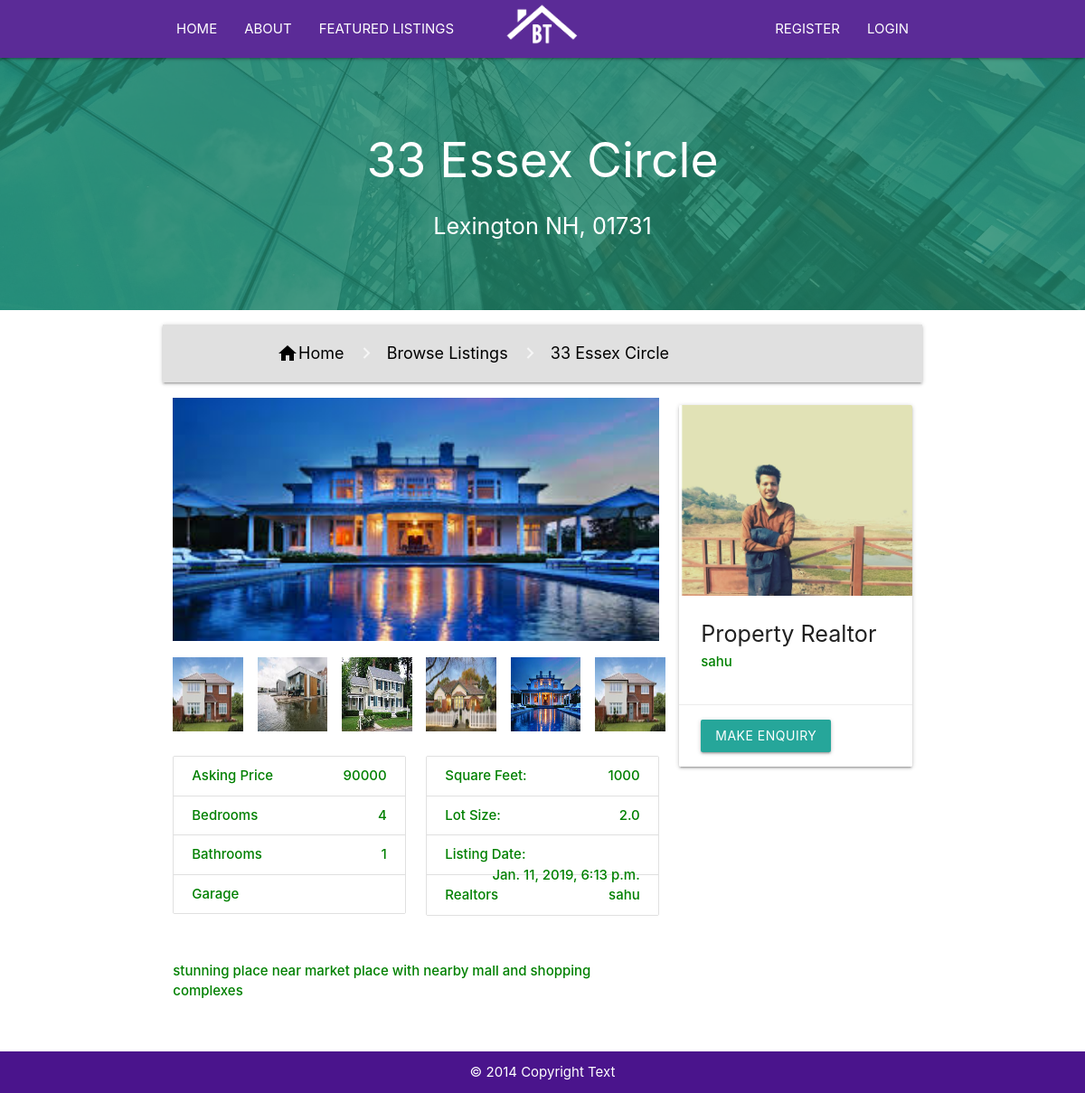
The app's page /listings/2 with its own data.
### listings/models.py (models this page shows, shortened)
class Listings(models.Model):
    realtors = models.ForeignKey(m.Realtors,on_delete=models.DO_NOTHING,null=True)
    title = models.CharField(max_length=200)
    address = models.CharField(max_length=200)
    city = models.CharField(max_length=200)
    state = models.CharField(max_length = 100)
    zipcode = models.CharField(max_length=100)
    description = models.TextField(blank=True)
    price = models.IntegerField()
    bedrooms = models.IntegerField()
    bathrooms  = models.IntegerField()
    sqft = models.IntegerField()
    lot_size = models.DecimalField(max_digits=5,decimal_places=1)
    photo_main = models.ImageField(upload_to='photos/')
    photo_1 = models.ImageField(upload_to='photos/' )
    photo_2 = models.ImageField(upload_to='photos/' )
    photo_3 = models.ImageField(upload_to='photos/' )
    photo_4 = models.ImageField(upload_to='photos/' )
    photo_5 = models.ImageField(upload_to='photos/' )
    photo_6 = models.ImageField(upload_to='photos/' )
    is_published = models.BooleanField(default=True)
    list_date = models.DateTimeField(default=datetime.now,blank=True)

### realtors/models.py (models this page shows)
class Realtors(models.Model):
    name = models.CharField(max_length=200)
    photo = models.ImageField(upload_to='photos/')
    description = models.TextField(blank=True)
    phone = models.CharField(max_length = 20)
    email = models.CharField(max_length = 50)
    is_mvp = models.BooleanField(default = False)
    hire_date = models.DateTimeField(default = datetime.now,blank = True)
    def __str__(self):
        return self.name

### listings/views.py (the view)
# urls.py: url(r'^(?P<id>\d+)',views.listing,name='list'),
def listing(request,id =None ):
    list = get_object_or_404(Listings,id = id)
    context = {
        "listings":list
    }
    return render(request,'listings/listing.html',context)

### templates/listings/listing.html (shortened to what this page needs)
{% extends 'base.html'%} {% load staticfiles %} {% block content %}
<section id="showcase-inner">
    <div class="overservices">
        <div class="container">
            <h2 class="white-text center">{{listings.title}}</h2>
            <p class="flow-text center white-text">{{ listings.city }} {{ listings.state }}, {{ listings.zipcode }}</p>
        </div>
    </div>
</section>
<div class="container">
    <nav class="bread grey lighten-2">
        <div class="container">
            <div class="nav-wrapper ">
                <div class="col s12">
                    <a href="{% url 'index'%}" class="breadcrumb black-text"><i class="material-icons">home </i> Home</a>
                    <a href="{% url 'listings'%}" class="breadcrumb black-text ">Browse Listings</a>
                    <a href="#" class="breadcrumb black-text active">{{listings.title}}</a>
                </div>
            </div>
        </div>
    </nav>
</div>
<section class="listings">
    <div class="container ">
        <div class="row">
            <div class="col s12 m8">
                <img src="{{listings.photo_main.url}}" class="materialboxed imagess">
                <div class="row">
                    <div class="col s4 m2">
                        <img src="{{listings.photo_1.url}}" class="materialboxed smallimagess ">
                    </div>
                    <div class="col s4 m2">
                        <img src="{{listings.photo_2.url}}" class="materialboxed smallimagess">
                    </div>
                    <div class="col s4 m2">
                        <img src="{{listings.photo_3.url}}" class="materialboxed smallimagess">
                    </div>
                    <div class="col s4 m2">
                        <img src="{{listings.photo_4.url}}" class="materialboxed smallimagess">
                    </div>
                    <div class="col s4 m2">
                        <img src="{{listings.photo_5.url}}" class="materialboxed smallimagess">
                    </div>
                    <div class="col s4 m2">
                        <img src="{{listings.photo_6.url}}" class="materialboxed smallimagess ">
                    </div>
                </div>
                <div class="row">
                    <div class="col s12 m6">
                        <ul class="collection">
                            <li class="collection-item"><span class="sec-text h4">Asking Price </span>
                                <span class="right sec-text">{{listings.price}}</span>
                            </li>
                            <li class="collection-item"><span class="sec-text h4">Bedrooms </span>
                                <span class="right sec-text">{{listings.bedrooms}}</span>
                            </li>
                            <li class="collection-item"><span class="sec-text h4">Bathrooms</span>
                                <span class="right sec-text">{{listings.bathrooms}}</span>
                            </li>
                            <li class="collection-item"><span class="sec-text h4">Garage </span>
                            </li>
                        </ul>
                    </div>
                    <div class="col s12 m6">
                        <ul class="collection">
                            <li class="collection-item"><span class="sec-text ">Square Feet: </span>
                                <span class="right sec-text">{{listings.sqft}}</span>
                            </li>
                            <li class="collection-item"><span class="sec-text h4">Lot Size:</span>
                                <span class="right sec-text">{{listings.lot_size}}</span>
                            </li>
                            <li class="collection-item"><span class="sec-text h4">Listing Date: </span>
                                <span class="right sec-text">{{listings.list_date}}</span>
                            </li>
                            <li class="collection-item"><span class="sec-text h4">Realtors</span>
                                <span class="right sec-text">{{listings.realtors}}</span>
                            </li>
                        </ul>
                    </div>
                </div>
                <div class="row">
                    <div class="col s12 m12">
                        <p class="sec-text">{{listings.description}}</p>
                    </div>
                </div>
            </div>
            <div class="col s12 m4">
                <div class="card medium">
                    <div class="card-image">
                        <img src="{{listings.realtors.photo.url}}">
                    </div>
                    <div class="card-content">
                        <p class="flow-text">Property Realtor</p>
                        <p class="sec-text">{{listings.realtors}}</p>
                    </div>
                    <div class="card-action">
                        <a href="#modal1" data-target="modal1" class="btn center  modal-trigger">Make Enquiry</a>
                    </div>
                </div>
            </div>
        </div>
</section>
{% endblock %}

### templates/base.html (shortened to what this page needs)
{%load staticfiles %}
<!DOCTYPE html>
<html lang="en">
<head>
    <link rel="stylesheet" href="{% static "css/demo.css"%}">
    <link rel="stylesheet" href="https://cdnjs.cloudflare.com/ajax/libs/materialize/1.0.0/css/materialize.min.css">
</head>
<body>
    {%include 'partials/navbar.html'%}
    {% block content%} {%endblock%}
    {%include 'partials/footer.html'%}
</body>
</html>

### templates/partials/navbar.html (shortened to what this page needs)
{% load staticfiles %}
<div class="navbar-fixed">
 <nav class="purple darken-4 navopac ">
    <div class="nav-wrapper">
        <div class="container">
      <a href="{%url 'index'%}" class="brand-logo center"><img class="logo" src="{%static "/img/logo.png" %}" alt=""></a>
      <ul id="nav-mobile" class="left hide-on-med-and-down">
        <li><a href="{% url 'front'%}">HOME</a></li>
        {% if 'about' in request.path%}
        <li class="active"><a href="{%url 'about'%}">ABOUT</a></li>
        {%else%}
        <li><a href="{%url 'about'%}">ABOUT</a></li>
        {% endif%}
        <li><a href="{% url 'listings' %}">FEATURED LISTINGS</a></li>
      </ul>
      <ul id="nav-mobile" class="right hide-on-med-and-down">
          {% if user.is_authenticated %}
          <li><a href="{% url 'logout' %}">LOGOUT</a></li>
          {% else %}
            <li><a href="{% url 'register' %}">REGISTER</a></li>
            <li><a href="{% url 'login' %}">LOGIN</a></li>
            {% endif%}
      </ul>
    </div>
    </div>
</div>

### templates/partials/footer.html
<footer class="purple darken-4 white-text">
        <div class="footer-copyright">
                <div class="container center">
                        © 2014 Copyright Text
                </div>
        </div>
</footer>

### static/css/demo.css (style rules this page uses)
.navopac { opacity: 0.9; }
.logo { width: 90px; padding: 2%; }
::placeholder { color: white; opacity: 1; }
.overservices { background: rgba(32, 134, 107, 0.8); position: relative; padding:4%; }
.sec-text { color: green; font-weight: 500; }
#showcase-inner { background: url('/static/img/building.jpg'); background-position: center; background-size: cover; position: relative; overflow: hidden; }
.bread { margin-top: 2%; margin-bottom: 2%; color: black; }
footer { padding: 1% }
.imagess { width: 100%; }
.smallimagess { width: 110%; height: 100px; padding-top: 25%; }

### records on screen
Listings: title "33 Essex Circle", city "Lexington", state "NH", zipcode "01731", photo_main (picture), photo_1 (picture), photo_2 (picture), photo_3 (picture), photo_4 (picture), photo_5 (picture), photo_6 (picture), price "90000", bedrooms "4", bathrooms "1", sqft "1000", lot_size "2.0", list_date "Jan. 11, 2019, 6:13 p.m.", realtors "sahu", description "stunning place near market place with nearby mall and shopping complexes", realtors.photo (picture)
